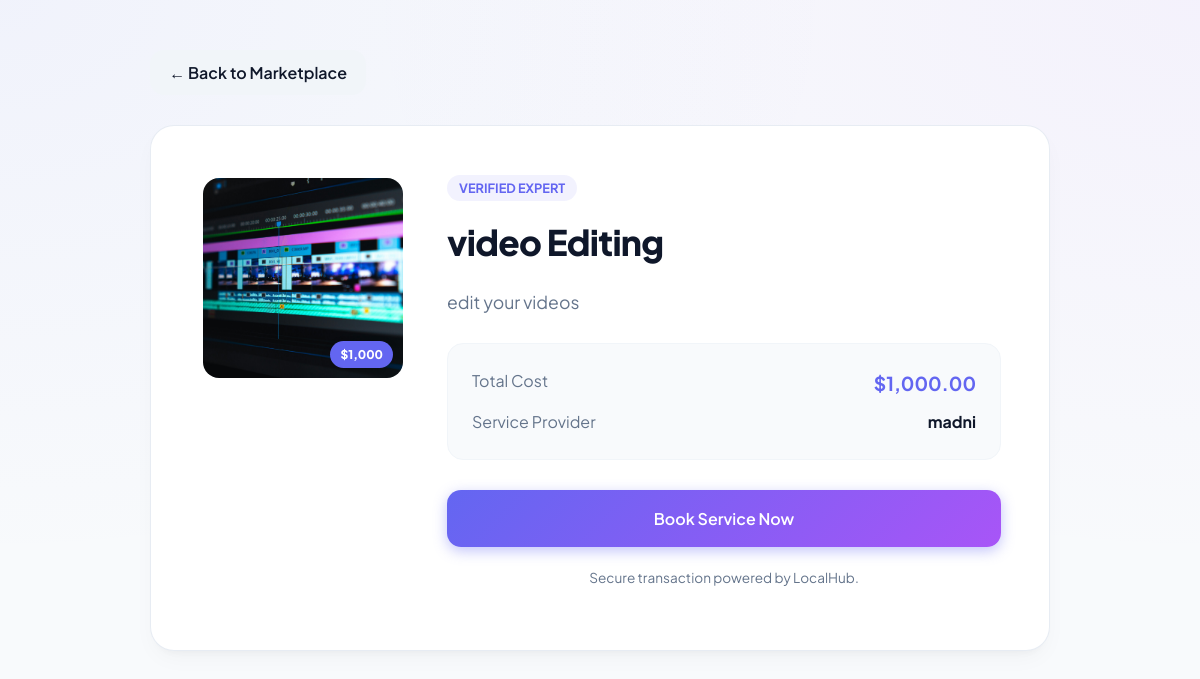
Page /LocalHub/service-details.php?id=1 on the committed database.
### tables this page shows
CREATE TABLE IF NOT EXISTS `services` (
  `id` int NOT NULL AUTO_INCREMENT,
  `provider_id` int NOT NULL,
  `category_id` int NOT NULL,
  `title` varchar(200) NOT NULL,
  `description` text NOT NULL,
  `price` decimal(10,2) NOT NULL,
  `image` varchar(255) DEFAULT NULL,
  `created_at` timestamp NULL DEFAULT CURRENT_TIMESTAMP,
  PRIMARY KEY (`id`),
  KEY `provider_id` (`provider_id`),
  KEY `category_id` (`category_id`)
);

CREATE TABLE IF NOT EXISTS `users` (
  `id` int NOT NULL AUTO_INCREMENT,
  `full_name` varchar(100) NOT NULL,
  `email` varchar(100) NOT NULL,
  `password` varchar(255) NOT NULL,
  `role` enum('client','provider') NOT NULL,
  `created_at` timestamp NULL DEFAULT CURRENT_TIMESTAMP,
  PRIMARY KEY (`id`),
  UNIQUE KEY `email` (`email`)
);

### LocalHub/service-details.php (the view, shortened to what this page needs)
<?php
include 'includes/db.php';
$id = $_GET['id'];
$query = "SELECT services.*, users.full_name
          FROM services
          JOIN users ON services.provider_id = users.id
          WHERE services.id='$id'";
$result = mysqli_query($conn, $query);
$row = mysqli_fetch_assoc($result);
?>
<!DOCTYPE html>
<html lang="en">
<head>
    <link rel="stylesheet" href="style.css">
</head>
<body class="bg-light">
<div class="container" style="max-width: 900px; padding-top: 50px;">
    <div style="margin-bottom: 30px;">
        <a href="services.php" class="btn" style="background: #f1f5f9; color: var(--text-dark); padding: 0.6rem 1.2rem;">
            ← Back to Marketplace
        </a>
    </div>
    <div class="card" style="padding: 3rem; display: flex; flex-direction: row; gap: 40px; align-items: flex-start; flex-wrap: wrap;">
        <div style="flex: 0 0 200px;">
            <?php
                $service_title = strtolower($row['title']);
                $manual_image = "https://via.placeholder.com/200x200?text=Service";
                if (strpos($service_title, 'video') !== false) {
                    $manual_image = "uploads/video_editing.jpg";
                } elseif (strpos($service_title, 'graphic') !== false) {
                    $manual_image = "uploads/graphic_design.png";
                }
            ?>
            <div style="position: relative; width: 200px; height: 200px; border-radius: 20px; overflow: hidden; box-shadow: var(--shadow); border: 4px solid white; background: #f1f5f9;">
                <img src="<?php echo $manual_image; ?>"
                     onerror="this.src='https://via.placeholder.com/200?text=No+Image'"
                     style="width: 100%; height: 100%; object-fit: cover;"
                     alt="<?php echo $row['title']; ?>">
                <div style="position: absolute; bottom: 10px; right: 10px; background: #6366f1; color: white; padding: 4px 10px; border-radius: 50px; font-weight: 800; font-size: 0.75rem; box-shadow: 0 4px 10px rgba(0,0,0,0.2);">
                    $<?php echo number_format($row['price'], 0); ?>
                </div>
            </div>
        </div>
        <div style="flex: 1; min-width: 300px;">
            <div style="margin-bottom: 15px;">
                <span style="background: #6366f115; color: #6366f1; padding: 5px 12px; border-radius: 50px; font-size: 0.8rem; font-weight: 700; text-transform: uppercase;">
                    Verified Expert
                </span>
            </div>
            <h1 style="font-size: 2.2rem; margin: 0 0 15px 0;"><?php echo $row['title']; ?></h1>
            <p style="color: var(--text-muted); font-size: 1.1rem; line-height: 1.7; margin-bottom: 25px;">
                <?php echo $row['description']; ?>
            </p>
            <div style="background: #f8fafc; border-radius: 16px; padding: 1.5rem; margin-bottom: 30px; border: 1px solid #f1f5f9; display: flex; flex-direction: column; gap: 10px;">
                <div style="display: flex; justify-content: space-between;">
                    <span style="color: var(--text-muted);">Total Cost</span>
                    <strong style="font-size: 1.2rem; color: #6366f1;">$<?php echo number_format($row['price'], 2); ?></strong>
                </div>
                <div style="display: flex; justify-content: space-between;">
                    <span style="color: var(--text-muted);">Service Provider</span>
                    <strong><?php echo $row['full_name']; ?></strong>
                </div>
            </div>
            <div style="display: flex; gap: 15px;">
                <a href="book-service.php?id=<?php echo $row['id']; ?>" class="btn btn-primary" style="flex: 1; padding: 1rem; text-align: center;">
                    Book Service Now
                </a>
            </div>
            <p style="text-align: center; margin-top: 20px; font-size: 0.85rem; color: var(--text-muted);">
                Secure transaction powered by LocalHub.
            </p>
        </div>
    </div>
</div>
</body>
</html>

### LocalHub/style.css (style rules this page uses)
:root { --brand-gradient: linear-gradient(135deg, #6366f1 0%, #a855f7 100%); --bg-main: #fcfcfd; --text-dark: #0f172a; --text-muted: #64748b; --white: #ffffff; --card-shadow: 0 10px 25px -5px rgba(0, 0, 0, 0.04), 0 8px 10px -6px rgba(0, 0, 0, 0.04); }
body { font-family: 'Plus Jakarta Sans', sans-serif; background-color: #f8fafc; background-image: radial-gradient(at 0% 0%, rgba(99, 102, 241, 0.05) 0px, transparent 50%), radial-gradient(at 100% 0%, rgba(168, 85, 247, 0.05) 0px, transparent 50%); background-attachment: fixed; color: var(--text-dark); margin: 0; line-height: 1.6; }
.container { max-width: 1200px; margin: 0 auto; padding: 2rem; }
.card { background: var(--white); border: 1px solid rgba(226, 232, 240, 0.8); border-radius: 24px; padding: 2.5rem; box-shadow: var(--card-shadow); transition: all 0.3s cubic-bezier(0.4, 0, 0.2, 1); }
.btn { padding: 0.8rem 1.8rem; border-radius: 14px; font-weight: 600; text-decoration: none; display: inline-block; transition: all 0.2s; border: none; cursor: pointer; }
.btn-primary { background: var(--brand-gradient); color: white; box-shadow: 0 4px 14px 0 rgba(99, 102, 241, 0.39); }
h1 { font-size: 3rem; font-weight: 800; letter-spacing: -0.02em; }
img { transition: transform 0.4s ease; }

### rows in the picture
services: price "1,000", title "video Editing", description "edit your videos", price "1,000.00", provider.full_name "madni"
